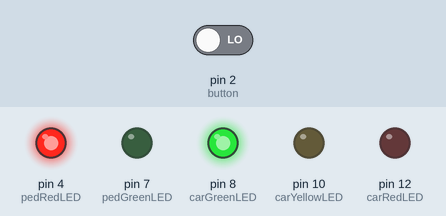
Bench run of a sketch on a simulated Arduino Uno, built with avr-gcc and run on an emulated ATmega328P. On the bench: output pins drawn as LEDs (lit = HIGH). Inputs (shaded band) come from the test bench; at power-on: pin 2 (button) LOW.

Above: at 4.2 s.
4.3 s: pin 2 (button) driven LOW
5.8 s: pin 2 (button) driven HIGH
At 6.5 s:
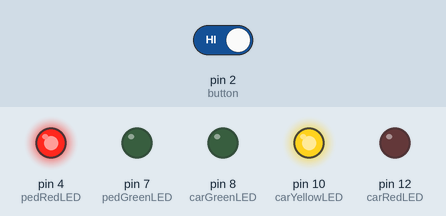
At 10.0 s:
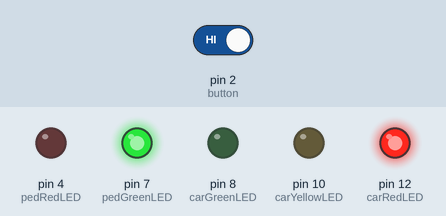
Timing chart, 0 to 16.3 s (numbered marks = the images above; inputs shaded):
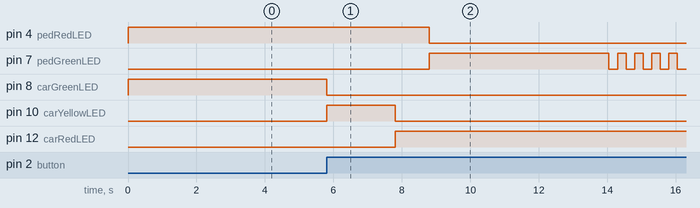

The sketch:

traffic_light_system_demo.ino
```cpp
// Traffic Lights Practice
// Mahamed Ali

// Declare the variables

int ledDelay = 5000;
int carRedLED = 12;
int carYellowLED = 10;
int carGreenLED = 8;
int pedRedLED = 4;
int pedGreenLED = 7;
int button = 2;
int crossTime = 5000;
unsigned long changeTime;

//Initialise the pins
void setup() {
 pinMode(carRedLED, OUTPUT);
 pinMode(carYellowLED, OUTPUT);
 pinMode(carGreenLED, OUTPUT);
 pinMode(pedRedLED, OUTPUT);
 pinMode(pedGreenLED, OUTPUT);
 pinMode(button, INPUT);
 digitalWrite(carGreenLED,HIGH);
 digitalWrite(pedRedLED,HIGH);
}

void loop() {
 if (digitalRead(button) == HIGH && (millis() - changeTime) > 5000) {
 changeLights();
 }
}

void changeLights() {
 digitalWrite(carGreenLED, LOW);
 digitalWrite(carYellowLED, HIGH);
 delay(2000);
 digitalWrite(carYellowLED, LOW);
 digitalWrite(carRedLED, HIGH);
 delay(1000);
 digitalWrite(pedRedLED, LOW);
 digitalWrite(pedGreenLED, HIGH);
 delay(crossTime); // wait for preset time period

 // flash the ped green
 for (int x=0; x<10; x++) {
   digitalWrite(pedGreenLED, HIGH);
   delay(250);
   digitalWrite(pedGreenLED, LOW);
   delay(250);
 }
 digitalWrite(pedRedLED, HIGH);
 delay(500);
 digitalWrite(carYellowLED, HIGH);
 digitalWrite(carRedLED, LOW);
 delay(1000);
 digitalWrite(carGreenLED, HIGH);
 digitalWrite(carYellowLED, LOW);
 // record the time since last change of lights
 changeTime = millis();
}
```

Measured:
- after the input at 4.3 s, every drawn part: stays the same
- after the input at 5.8 s, pin 4 (pedRedLED): HIGH → LOW after 3.0 s; pin 7 (pedGreenLED): LOW → HIGH after 3.0 s, then repeats every 0.50 s: LOW 0.25 s, HIGH 0.25 s; pin 8 (carGreenLED): HIGH → LOW at once; pin 10 (carYellowLED): LOW → HIGH at once, → LOW 2.0 s later; pin 12 (carRedLED): LOW → HIGH after 2.0 s
